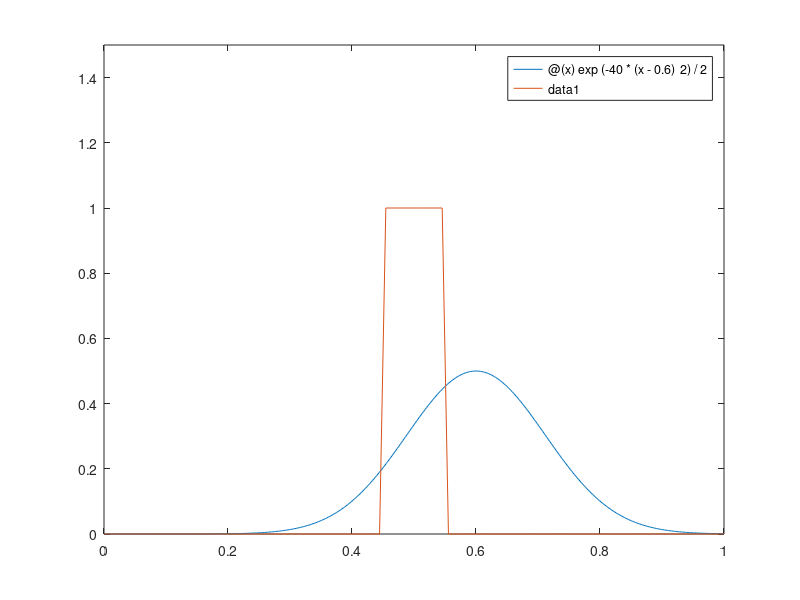

Write MATLAB code to recreate this figure.
f = @(x) exp(-40*(x-0.6)^2)/2;
fplot(f, [0, 1]);
axis([0, 1, 0, 1.5]);

hold on;
vec = linspace(0, 1);
xval = vec;
vec = vec * 0;
vec(46:55) = 1;
plot(xval, vec);
